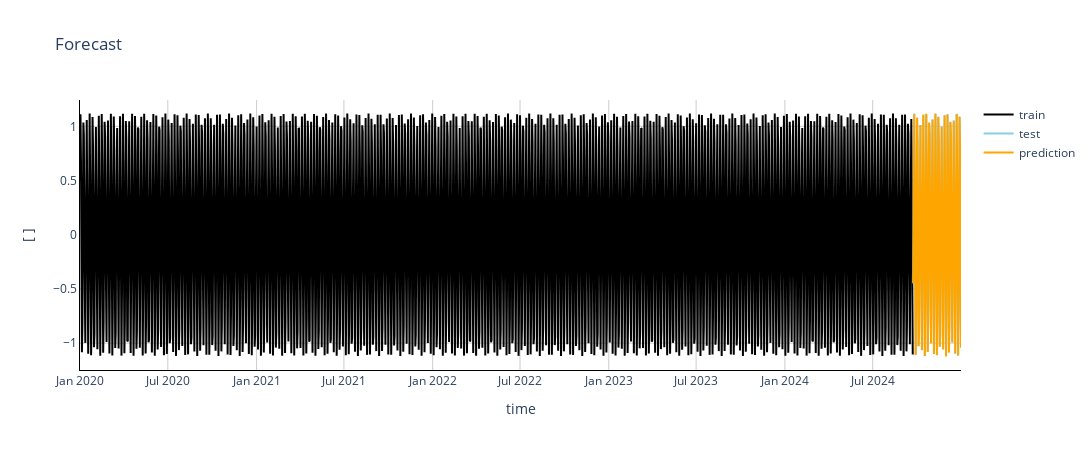

Notebook source saved alongside this figure:
### Code cell
fig = go.Figure()

fig.add_trace(trace=go.Scatter(
    x=obj.Y_train['ds'], y=obj.Y_train['y'],
    mode='lines', marker=go.scatter.Marker(
        color='black'
    ), name='train'
))

fig.add_trace(trace=go.Scatter(
    x=obj.Y_test['ds'], y=obj.Y_test['y'],
    mode='lines', marker=go.scatter.Marker(
        color='skyblue'
    ), name='test'
))

fig.add_trace(trace=go.Scatter(
    x=prediction['ds'], y=prediction['AutoNHITS'],
    mode='lines', marker=go.scatter.Marker(
        color='orange'
    ), name='prediction'
))

main_layout(fig=fig, width=1100, height=450, title='Forecast', x='time', y='[ ]')

fig.show()
